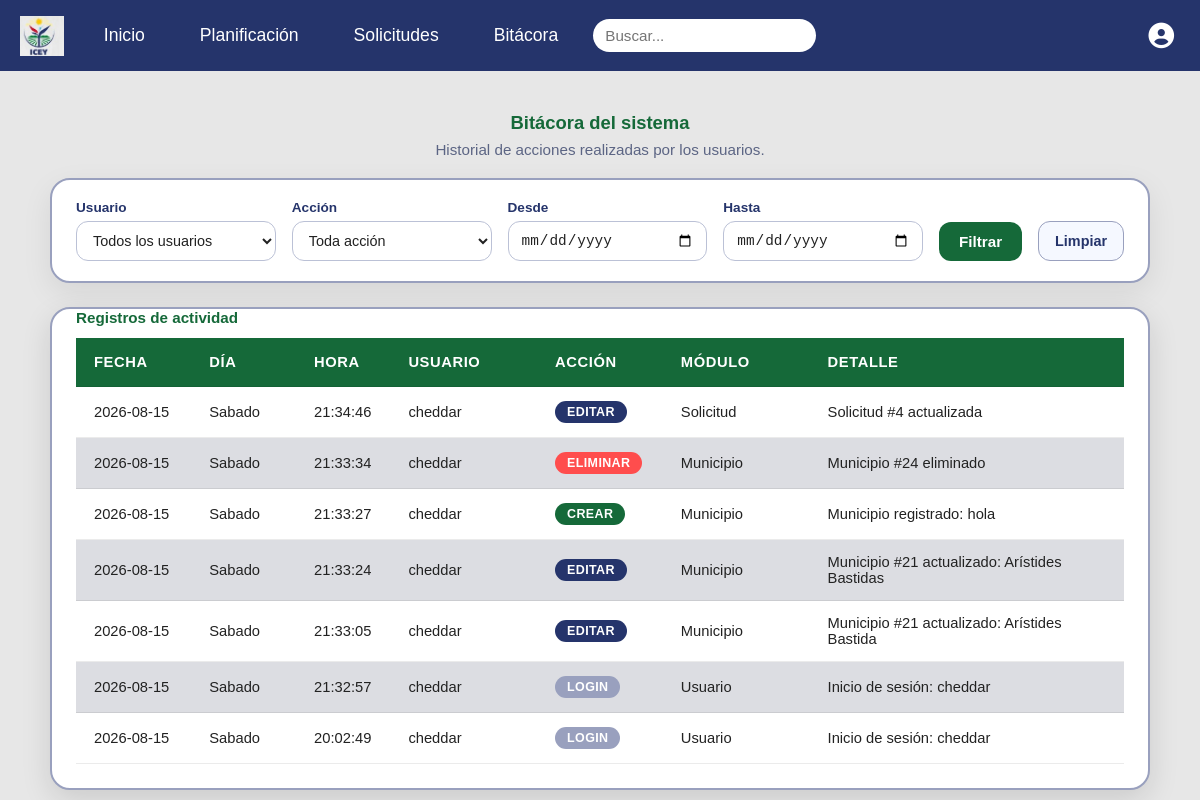
Page /controladores/bitacora_contr.php (signed in) on the earlier database version.
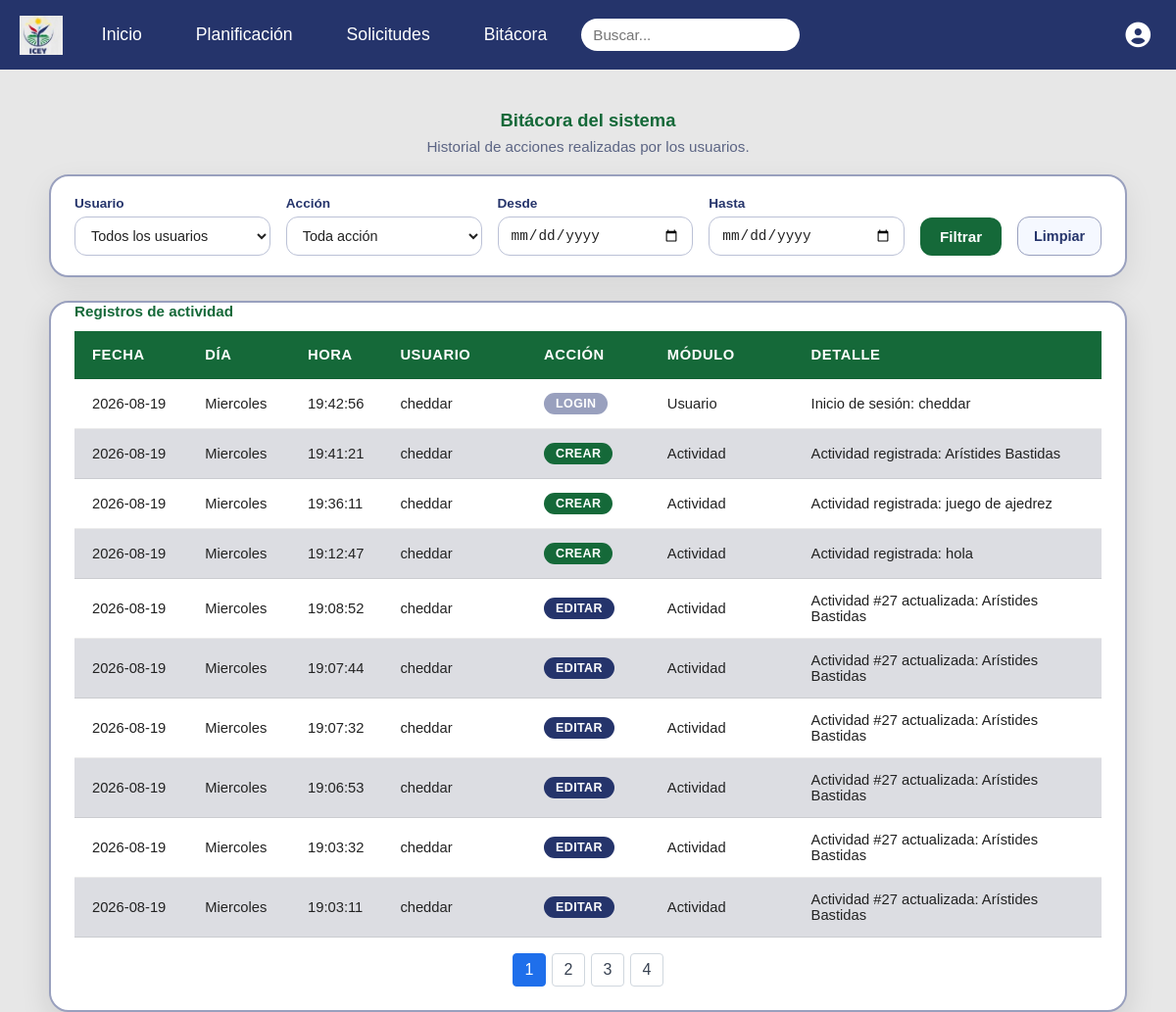
Same page on the later database version.
### tables this page shows
CREATE TABLE `bitacora` (
  `id` int(10) NOT NULL,
  `nom_dia` varchar(15) NOT NULL,
  `fecha` date NOT NULL,
  `hora` time NOT NULL,
  `id_usu` int(10) NOT NULL,
  `accion` varchar(30) NOT NULL,
  `descripcion` varchar(50) NOT NULL,
  `detalle` text NOT NULL
);

CREATE TABLE `usuario` (
  `id` int(10) NOT NULL,
  `nombre` varchar(15) NOT NULL,
  `clave` varchar(255) NOT NULL,
  `telefono` varchar(15) DEFAULT NULL,
  `id_empleado` int(11) DEFAULT NULL,
  `rol` enum('administrador','usuario') NOT NULL DEFAULT 'usuario'
);

### controladores/bitacora_contr.php (called while the page is built, shortened)
<?php
require_once __DIR__ . '/../modelos/modelo_bitacora.php';
$conex = Conexion::conectar();
$filtros = [
    'id_usu'      => $_GET['id_usu']      ?? '',
    'accion'      => $_GET['accion']      ?? '',
    'fecha_desde' => $_GET['fecha_desde'] ?? '',
    'fecha_hasta' => $_GET['fecha_hasta'] ?? '',
];
$registros = obtener_bitacora($conex, $filtros);
require_once __DIR__ . '/../src/bitacora.php';
?>

### modelos/modelo_bitacora.php (called while the page is built, shortened)
<?php
function obtener_bitacora($conex, $filtros = []) {
    $params = [];
    $sql = "SELECT b.id, b.nom_dia, b.fecha, b.hora, b.id_usu, b.accion, b.descripcion, b.detalle,
                   u.nombre AS nombre_usuario
            FROM bitacora b
            INNER JOIN usuario u ON u.id = b.id_usu";
    $sql .= " ORDER BY b.fecha DESC, b.hora DESC, b.id DESC";
    try {
        $stmt = $conex->prepare($sql);
        $stmt->execute($params);
        return $stmt->fetchAll(PDO::FETCH_ASSOC);
    } catch (PDOException $e) {
        error_log("Fallo al consultar bitácora: " . $e->getMessage());
        return [];
    }
}
?>

### src/bitacora.php (the view, shortened to what the changed rows need)
<?php
require_once __DIR__ . '/../modelos/modelo_bitacora.php';
$conex = Conexion::conectar();
$filtros = [
    'id_usu'      => $_GET['id_usu']      ?? '',
    'accion'      => $_GET['accion']      ?? '',
    'fecha_desde' => $_GET['fecha_desde'] ?? '',
    'fecha_hasta' => $_GET['fecha_hasta'] ?? '',
];
$registros = obtener_bitacora($conex, $filtros);
$registrosPorPagina = 10;
$paginaActual = max(1, intval($_GET['page'] ?? 1));
$totalPaginas = max(1, (int)ceil(count($registros) / $registrosPorPagina));
$paginaActual = min($paginaActual, $totalPaginas);
$registros = array_slice($registros, ($paginaActual - 1) * $registrosPorPagina, $registrosPorPagina);
?>
<!DOCTYPE html>
<html lang="es">
<head>
    <link rel="stylesheet" href="./css/main.css">
    <link rel="stylesheet" href="./css/bitacora.css">
    <link rel="stylesheet" href="https://cdnjs.cloudflare.com/ajax/libs/font-awesome/6.5.1/css/all.min.css">
</head>
<body>
<main class="container__bitacora">
    <h1 class="bitacora__title">Bitácora del sistema</h1>
    <div class="tabla__container bitacora__tabla-wrap">
        <table class="bitacora__tabla">
            <caption class="tabla-planificacion__caption">Registros de actividad</caption>
            <thead>
                <tr>
                    <th class="col-fecha">Fecha</th>
                    <th class="col-dia">Día</th>
                    <th class="col-hora">Hora</th>
                    <th class="col-usuario">Usuario</th>
                    <th class="col-accion">Acción</th>
                    <th class="col-modulo">Módulo</th>
                    <th class="col-detalle">Detalle</th>
                </tr>
            </thead>
            <tbody>
                <?php if (empty($registros)): ?>
                    <tr>
                        <td colspan="7" class="bitacora__vacio">No hay registros de bitácora para los filtros seleccionados.</td>
                    </tr>
                <?php else: ?>
                    <?php foreach ($registros as $r):
                        $accionClase = match (strtolower($r['accion'])) {
                            'crear'    => 'bitacora__badge--crear',
                            'editar'   => 'bitacora__badge--editar',
                            'eliminar' => 'bitacora__badge--eliminar',
                            'login'    => 'bitacora__badge--login',
                            default    => 'bitacora__badge--login',
                        };
                    ?>
                        <tr>
                            <td data-label="Fecha"><?= htmlspecialchars($r['fecha']) ?></td>
                            <td data-label="Día"><?= htmlspecialchars($r['nom_dia']) ?></td>
                            <td data-label="Hora"><?= htmlspecialchars($r['hora']) ?></td>
                            <td data-label="Usuario"><?= htmlspecialchars($r['nombre_usuario']) ?></td>
                            <td data-label="Acción">
                                <span class="bitacora__badge <?= $accionClase ?>"><?= htmlspecialchars($r['accion']) ?></span>
                            </td>
                            <td data-label="Módulo"><?= htmlspecialchars($r['descripcion']) ?></td>
                            <td data-label="Detalle"><?= htmlspecialchars($r['detalle']) ?></td>
                        </tr>
                    <?php endforeach; ?>
                <?php endif; ?>
            </tbody>
        </table>
        <?php if ($totalPaginas > 1): ?>
            <nav class="paginacion" aria-label="Páginas de bitácora">
                <?php for ($pagina = 1; $pagina <= $totalPaginas; $pagina++): ?>
                    <?php $parametrosPagina = array_merge($filtros, ['page' => $pagina]); ?>
                    <a href="?<?php echo htmlspecialchars(http_build_query($parametrosPagina), ENT_QUOTES, 'UTF-8'); ?>"
                       class="paginacion__pagina<?php echo $pagina === $paginaActual ? ' activa' : ''; ?>"
                       <?php echo $pagina === $paginaActual ? 'aria-current="page"' : ''; ?>>
                        <?php echo $pagina; ?>
                    </a>
                <?php endfor; ?>
            </nav>
        <?php endif; ?>
    </div>
</main>
</body>
</html>

Differences in the rows shown:
no longer on this page (row unchanged): bitacora: fecha "2026-08-15", nom_dia "Sabado", hora "21:34:46", id_usu.nombre "cheddar", accion "EDITAR", descripcion "Solicitud", detalle "Solicitud #4 actualizada"
no longer on this page (row unchanged): bitacora: fecha "2026-08-15", nom_dia "Sabado", hora "21:33:34", id_usu.nombre "cheddar", accion "ELIMINAR", descripcion "Municipio", detalle "Municipio #24 eliminado"
no longer on this page (row unchanged): bitacora: fecha "2026-08-15", nom_dia "Sabado", hora "21:33:27", id_usu.nombre "cheddar", accion "CREAR", descripcion "Municipio", detalle "Municipio registrado: hola"
no longer on this page (row unchanged): bitacora: fecha "2026-08-15", nom_dia "Sabado", hora "21:33:24", id_usu.nombre "cheddar", accion "EDITAR", descripcion "Municipio", detalle "Municipio #21 actualizado: Arístides Bastidas"
no longer on this page (row unchanged): bitacora: fecha "2026-08-15", nom_dia "Sabado", hora "21:33:05", id_usu.nombre "cheddar", accion "EDITAR", descripcion "Municipio", detalle "Municipio #21 actualizado: Arístides Bastida"
no longer on this page (row unchanged): bitacora: fecha "2026-08-15", nom_dia "Sabado", hora "21:32:57", id_usu.nombre "cheddar", accion "LOGIN", descripcion "Usuario", detalle "Inicio de sesión: cheddar"
no longer on this page (row unchanged): bitacora: fecha "2026-08-15", nom_dia "Sabado", hora "20:02:49", id_usu.nombre "cheddar", accion "LOGIN", descripcion "Usuario", detalle "Inicio de sesión: cheddar"
added bitacora: fecha "2026-08-19", nom_dia "Miercoles", hora "19:42:56", id_usu.nombre "cheddar", accion "LOGIN", descripcion "Usuario", detalle "Inicio de sesión: cheddar"
added bitacora: fecha "2026-08-19", nom_dia "Miercoles", hora "19:41:21", id_usu.nombre "cheddar", accion "CREAR", descripcion "Actividad", detalle "Actividad registrada: Arístides Bastidas"
added bitacora: fecha "2026-08-19", nom_dia "Miercoles", hora "19:36:11", id_usu.nombre "cheddar", accion "CREAR", descripcion "Actividad", detalle "Actividad registrada: juego de ajedrez"
added bitacora: fecha "2026-08-19", nom_dia "Miercoles", hora "19:12:47", id_usu.nombre "cheddar", accion "CREAR", descripcion "Actividad", detalle "Actividad registrada: hola"
added bitacora: fecha "2026-08-19", nom_dia "Miercoles", hora "19:08:52", id_usu.nombre "cheddar", accion "EDITAR", descripcion "Actividad", detalle "Actividad #27 actualizada: Arístides Bastidas"
added bitacora: fecha "2026-08-19", nom_dia "Miercoles", hora "19:07:44", id_usu.nombre "cheddar", accion "EDITAR", descripcion "Actividad", detalle "Actividad #27 actualizada: Arístides Bastidas"
added bitacora: fecha "2026-08-19", nom_dia "Miercoles", hora "19:07:32", id_usu.nombre "cheddar", accion "EDITAR", descripcion "Actividad", detalle "Actividad #27 actualizada: Arístides Bastidas"
added bitacora: fecha "2026-08-19", nom_dia "Miercoles", hora "19:06:53", id_usu.nombre "cheddar", accion "EDITAR", descripcion "Actividad", detalle "Actividad #27 actualizada: Arístides Bastidas"
added bitacora: fecha "2026-08-19", nom_dia "Miercoles", hora "19:03:32", id_usu.nombre "cheddar", accion "EDITAR", descripcion "Actividad", detalle "Actividad #27 actualizada: Arístides Bastidas"
added bitacora: fecha "2026-08-19", nom_dia "Miercoles", hora "19:03:11", id_usu.nombre "cheddar", accion "EDITAR", descripcion "Actividad", detalle "Actividad #27 actualizada: Arístides Bastidas"
Other differences:
new list line: "1"
new list line: "2"
new list line: "3"
new list line: "4"
